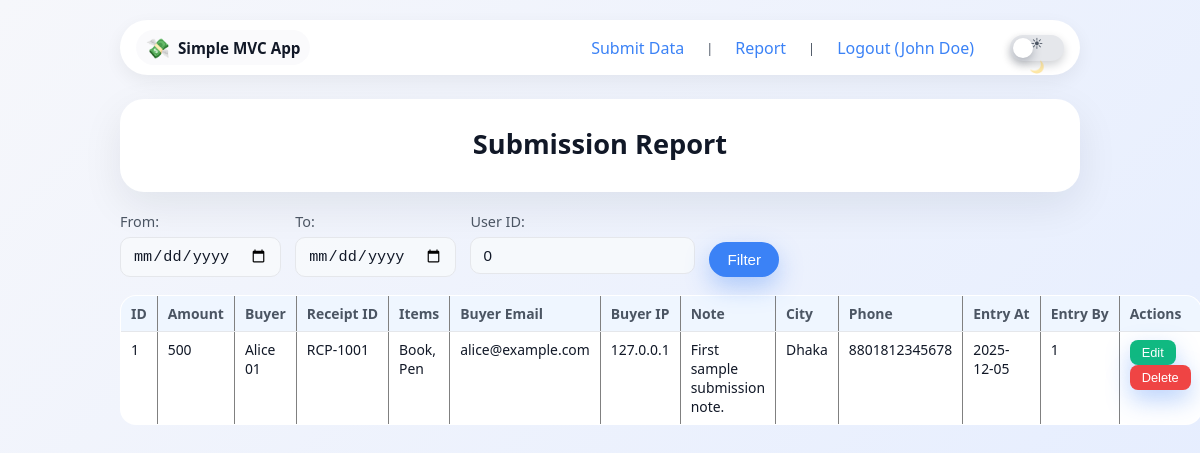
The page /?route=report/index (signed in) on the database its author committed.
### tables this page shows
CREATE TABLE submissions (
    id BIGINT(20) UNSIGNED AUTO_INCREMENT PRIMARY KEY,
    amount INT(10) NOT NULL,
    buyer VARCHAR(255) NOT NULL,
    receipt_id VARCHAR(20) NOT NULL,
    items VARCHAR(255) NOT NULL,
    buyer_email VARCHAR(50) NOT NULL,
    buyer_ip VARCHAR(20) NOT NULL,
    note TEXT NOT NULL,
    city VARCHAR(20) NOT NULL,
    phone VARCHAR(20) NOT NULL,
    hash_key VARCHAR(255) NOT NULL,
    entry_at DATE NOT NULL,
    entry_by INT(10) NOT NULL
);

### src/Controllers/ReportController.php (called while the page is built, shortened)
<?php
class ReportController
{
    private PDO $db;
    public function __construct(PDO $db, array $config)
    {
        $this->db = $db;
    }
    public function index(): void
    {
        $from = $_GET['from'] ?? null;
        $to = $_GET['to'] ?? null;
        $userId = $_GET['user_id'] ?? null;
        $userId = $userId !== '' ? (int) $userId : null;
        $submissionModel = new Submission($this->db);
        $submissions = $submissionModel->getAll(
            $from ?: null,
            $to ?: null,
            $userId ?: null
        );
        $this->render('report/index', [
            'title' => 'Submissions Report',
            'submissions' => $submissions,
            'filters' => [
                'from' => $from,
                'to' => $to,
                'user_id' => $userId
            ]
        ]);
    }
    private function render(string $view, array $params = []): void
    {
        extract($params);
        $viewFile = $view;
        include __DIR__ . '/../Views/layout.php';
    }
}

### src/Models/Submission.php (called while the page is built, shortened)
<?php
class Submission
{
    private PDO $db;
    public function __construct(PDO $db)
    {
        $this->db = $db;
    }
    public function getAll(?string $from = null, ?string $to = null, ?int $userId = null): array
    {
        $sql    = 'SELECT * FROM submissions WHERE 1=1';
        $params = [];
        $sql .= ' ORDER BY entry_at DESC, id DESC';
        $stmt = $this->db->prepare($sql);
        $stmt->execute($params);
        return $stmt->fetchAll();
    }
}

### src/Views/report/index.php (the view, shortened to what this page needs)
<h1>Submission Report</h1>
<form method="get" action="">
    <label>From:
        <input type="date" name="from" value="<?php echo htmlspecialchars($filters['from'] ?? '') ?>">
    </label>
    <label>To:
        <input type="date" name="to" value="<?php echo htmlspecialchars($filters['to'] ?? '') ?>">
    </label>
    <label>User ID:
        <input type="text" name="user_id" value="<?php echo htmlspecialchars((string) ($filters['user_id'] ?? '')) ?>">
    </label>
    <button type="submit">Filter</button>
</form>
<table border="1" cellspacing="0" cellpadding="4">
    <thead>
    <tr>
        <th>ID</th>
        <th>Amount</th>
        <th>Buyer</th>
        <th>Receipt ID</th>
        <th>Items</th>
        <th>Buyer Email</th>
        <th>Buyer IP</th>
        <th>Note</th>
        <th>City</th>
        <th>Phone</th>
        <th>Entry At</th>
        <th>Entry By</th>
        <th>Actions</th>
    </tr>
    </thead>
    <tbody>
    <?php foreach ($submissions as $s): ?>
        <tr>
            <td><?php echo (int) $s['id'] ?></td>
            <td><?php echo (int) $s['amount'] ?></td>
            <td><?php echo htmlspecialchars($s['buyer']) ?></td>
            <td><?php echo htmlspecialchars($s['receipt_id']) ?></td>
            <td><?php echo htmlspecialchars($s['items']) ?></td>
            <td><?php echo htmlspecialchars($s['buyer_email']) ?></td>
            <td><?php echo htmlspecialchars($s['buyer_ip']) ?></td>
            <td><?php echo htmlspecialchars($s['note']) ?></td>
            <td><?php echo htmlspecialchars($s['city']) ?></td>
            <td><?php echo htmlspecialchars($s['phone']) ?></td>
            <td><?php echo htmlspecialchars($s['entry_at']) ?></td>
            <td><?php echo (int) $s['entry_by'] ?></td>
            <td>
                <a href="?route=submission/edit&id=<?= (int) $s['id'] ?>">
                    <button type="button" class="action-btn btn-edit">Edit</button>
                </a>
                <form method="post" action="?route=submission/delete" style="display:inline;"
                        onsubmit="return confirm('Are you sure you want to delete this submission?');">
                    <button type="submit" class="action-btn btn-delete">Delete</button>
                </form>
                </td>
        </tr>
    <?php endforeach; ?>
    </tbody>
</table>

### public/index.php (shortened to what this page needs)
<?php
$config = require __DIR__ . '/../config/config.php';
date_default_timezone_set($config['app']['timezone']);
$db = Database::getConnection($config);
$route  = $_GET['route'] ?? 'auth/login';
switch ($route) {
    case 'report/index':
        $controller = new ReportController($db, $config);
        $controller->requireLogin();
        $controller->index();
        break;
}

### src/Views/layout.php (shortened to what this page needs)
<!DOCTYPE html>
<html lang="en">
<head>
    <link rel="stylesheet" href="css/style.css">
</head>
<body>
<header>
    <div class="top-bar">
        <div class="brand">
            <span class="brand-logo">💸</span>
            <span class="brand-text">Simple MVC App</span>
        </div>
        <nav>
            <?php if (! empty($_SESSION['user_id'])): ?>
                <a href="?route=submission/form">Submit Data</a>
                <span class="nav-separator">|</span>
                <a href="?route=report/index">Report</a>
                <span class="nav-separator">|</span>
                <a href="?route=auth/logout">
                    Logout (<?php echo htmlspecialchars($_SESSION['user_name'])?>)
                </a>
            <?php else: ?>
                <a href="?route=auth/login">Login</a>
                <span class="nav-separator">|</span>
                <a href="?route=auth/signup">Signup</a>
            <?php endif; ?>
        </nav>
        <div class="theme-toggle-wrapper">
            <label for="theme-toggle" class="theme-toggle-label">
                <span class="toggle-icon sun">☀</span>
                <span class="toggle-icon moon">🌙</span>
                <span class="toggle-thumb"></span>
            </label>
        </div>
    </div>
</header>
<main>
    <?php
        if (isset($viewFile)) {
            include __DIR__ . '/' . $viewFile . '.php';
        } else {
            echo 'View not specified.';
        }
    ?>
</main>
</body>
</html>

### rows shown on the page
submissions: id "1", amount "500", buyer "Alice 01", receipt "RCP-1001", items "Book, Pen", buyer_email "alice@example.com", buyer_ip "127.0.0.1", note "First sample submission note.", city "Dhaka", phone "8801812345678", entry_at "2025-12-05", entry_by "1"

### other values the page prints
$_SESSION['user_name'] "John Doe"
